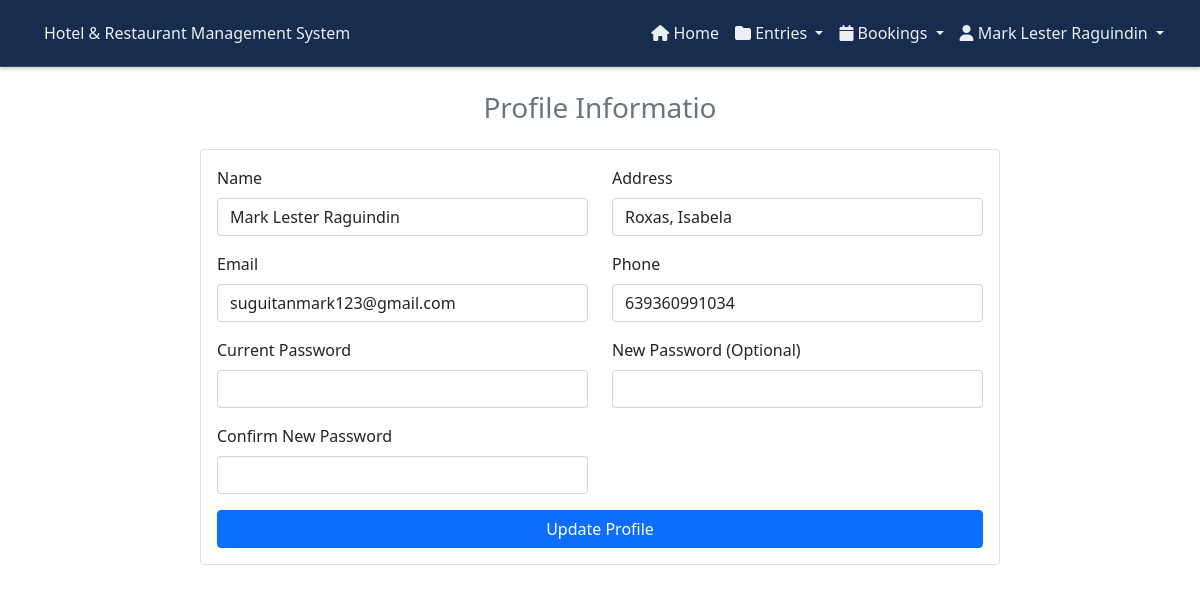
The app's page /admin/profile.php (signed in), older data.
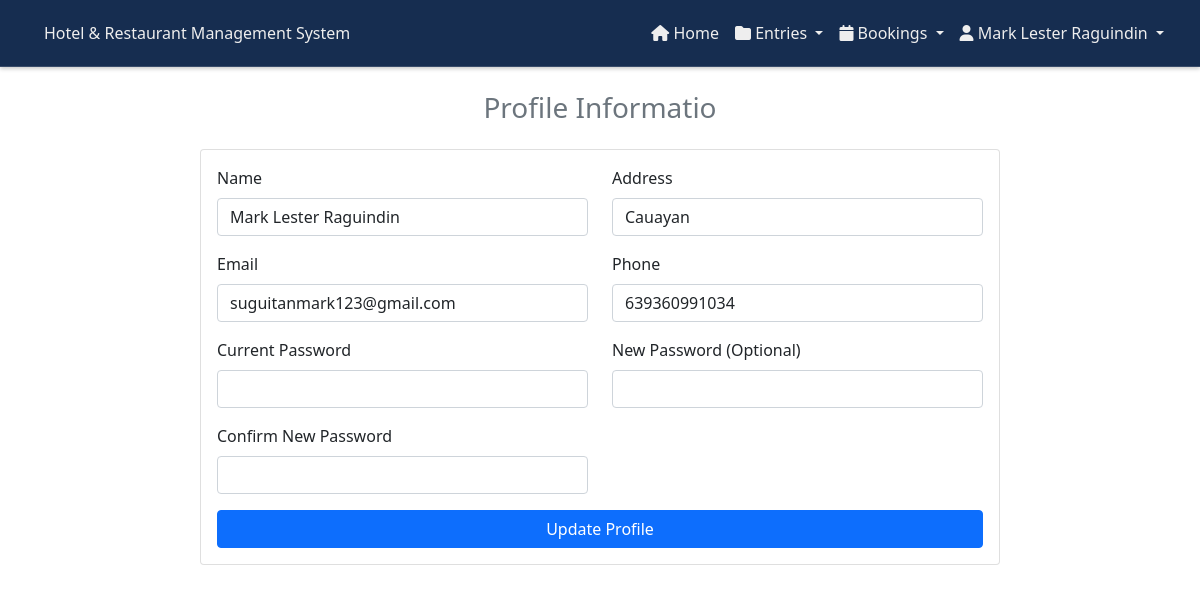
The same page, newer data.
### tables this page shows
CREATE TABLE `users` (
  `user_id` int(11) NOT NULL,
  `name` varchar(255) NOT NULL,
  `address` varchar(50) NOT NULL,
  `email` varchar(50) NOT NULL,
  `password` varchar(50) NOT NULL,
  `role` varchar(20) DEFAULT NULL,
  `phone` tinytext DEFAULT NULL
);

### admin/profile.php (the view, shortened to what this page needs)
<?php
include '../components/config.php';
$user_id = $_SESSION['user_id'];
$query = "SELECT name, address, email, phone FROM users WHERE user_id = ?";
$stmt = $con->prepare($query);
$stmt->bind_param("i", $user_id);
$stmt->execute();
$result = $stmt->get_result();
$user = $result->fetch_assoc();
?>
<!DOCTYPE html>
<html lang="en">
<head>
    <link href="https://cdn.jsdelivr.net/npm/bootstrap@5.0.2/dist/css/bootstrap.min.css" rel="stylesheet">
    <link rel="stylesheet" href="https://cdnjs.cloudflare.com/ajax/libs/font-awesome/6.0.0-beta3/css/all.min.css" />
    <link rel="stylesheet" href="../css/customAdminHeader.css">
    <link rel="stylesheet" href="https://cdnjs.cloudflare.com/ajax/libs/font-awesome/6.7.2/css/all.min.css">
</head>
<body>
    <?php include '../components/header_admin.php'; ?>
    <div class="container mt-4">
        <h3 class="text-center text-muted">Profile Informatio</h3>
        <div class="card mx-auto mt-4" style="max-width: 800px;">
            <div class="card-body">
                <form action="profile.php" method="POST">
                    <div class="row">
                        <div class="col-md-6">
                            <div class="mb-3">
                                <label for="name" class="form-label">Name</label>
                                <input type="text" class="form-control" id="name" name="name" value="<?php echo htmlspecialchars($user['name']); ?>" required>
                            </div>
                            <div class="mb-3">
                                <label for="email" class="form-label">Email</label>
                                <input type="email" class="form-control" id="email" name="email" value="<?php echo htmlspecialchars($user['email']); ?>" required>
                            </div>
                            <div class="mb-3">
                                <label for="current_password" class="form-label">Current Password</label>
                                <input type="password" class="form-control" id="current_password" name="current_password" required>
                            </div>
                            <div class="mb-3">
                                <label for="confirm_password" class="form-label">Confirm New Password</label>
                                <input type="password" class="form-control" id="confirm_password" name="confirm_password">
                            </div>
                        </div>
                        <div class="col-md-6">
                            <div class="mb-3">
                                <label for="address" class="form-label">Address</label>
                                <input type="text" class="form-control" id="address" name="address" value="<?php echo htmlspecialchars($user['address']); ?>" required>
                            </div>
                            <div class="mb-3">
                                <label for="phone" class="form-label">Phone</label>
                                <input type="text" class="form-control" id="phone" name="phone" value="<?php echo htmlspecialchars($user['phone']); ?>" required>
                            </div>
                            <div class="mb-3">
                                <label for="new_password" class="form-label">New Password (Optional)</label>
                                <input type="password" class="form-control" id="new_password" name="new_password">
                            </div>
                        </div>
                    </div>
                    <div class="d-grid">
                        <button type="submit" class="btn btn-primary">Update Profile</button>
                    </div>
                </form>
            </div>
        </div>
    </div>
</body>
</html>

### components/header_admin.php (shortened to what this page needs)
<nav class="navbar navbar-expand-lg custom-navbar">
    <div class="container-fluid">
        <a class="navbar-brand" id="navbarTitle" href="dashboard.php">
        </a>
        <div class="collapse navbar-collapse" id="navbarNav">
            <ul class="navbar-nav ms-auto">
                <li class="nav-item">
                    <a class="nav-link" aria-current="page" href="dashboard.php">
                        <i class="fas fa-home"></i> Home
                    </a>
                </li>
                <li class="nav-item dropdown">
                    <a class="nav-link dropdown-toggle" href="#" id="entriesDropdown" role="button" data-bs-toggle="dropdown" aria-expanded="false">
                        <i class="fas fa-folder"></i> Entries
                    </a>
                </li>
                <li class="nav-item dropdown">
                    <a class="nav-link dropdown-toggle" href="#" id="entriesDropdown" role="button" data-bs-toggle="dropdown" aria-expanded="false">
                        <i class="fas fa-calendar"></i> Bookings
                    </a>
                </li>
                <li class="nav-item dropdown">
                    <a class="nav-link dropdown-toggle" href="#" id="userDropdown" role="button" data-bs-toggle="dropdown" aria-expanded="false">
                        <i class="fas fa-user"></i> <?php echo htmlspecialchars($_SESSION['name'] ?? 'User'); ?>
                    </a>
                </li>
            </ul>
        </div>
    </div>
</nav>

### css/customAdminHeader.css (style rules this page uses)
.custom-navbar { background-color: #162d50; border-bottom: 1px solid rgba(255, 255, 255, 0.15); box-shadow: 0 2px 4px rgba(0, 0, 0, 0.2); padding: 0.5rem 1rem; }
.custom-navbar .navbar-brand, .custom-navbar .nav-link, .custom-navbar .dropdown-toggle { color: #eee !important; font-weight: 500; font-size: 1rem; }

Row changes from the older to the newer data that the page shows:
changed users "Mark Lester Raguindin": address "Roxas, Isabela" → "Cauayan"
